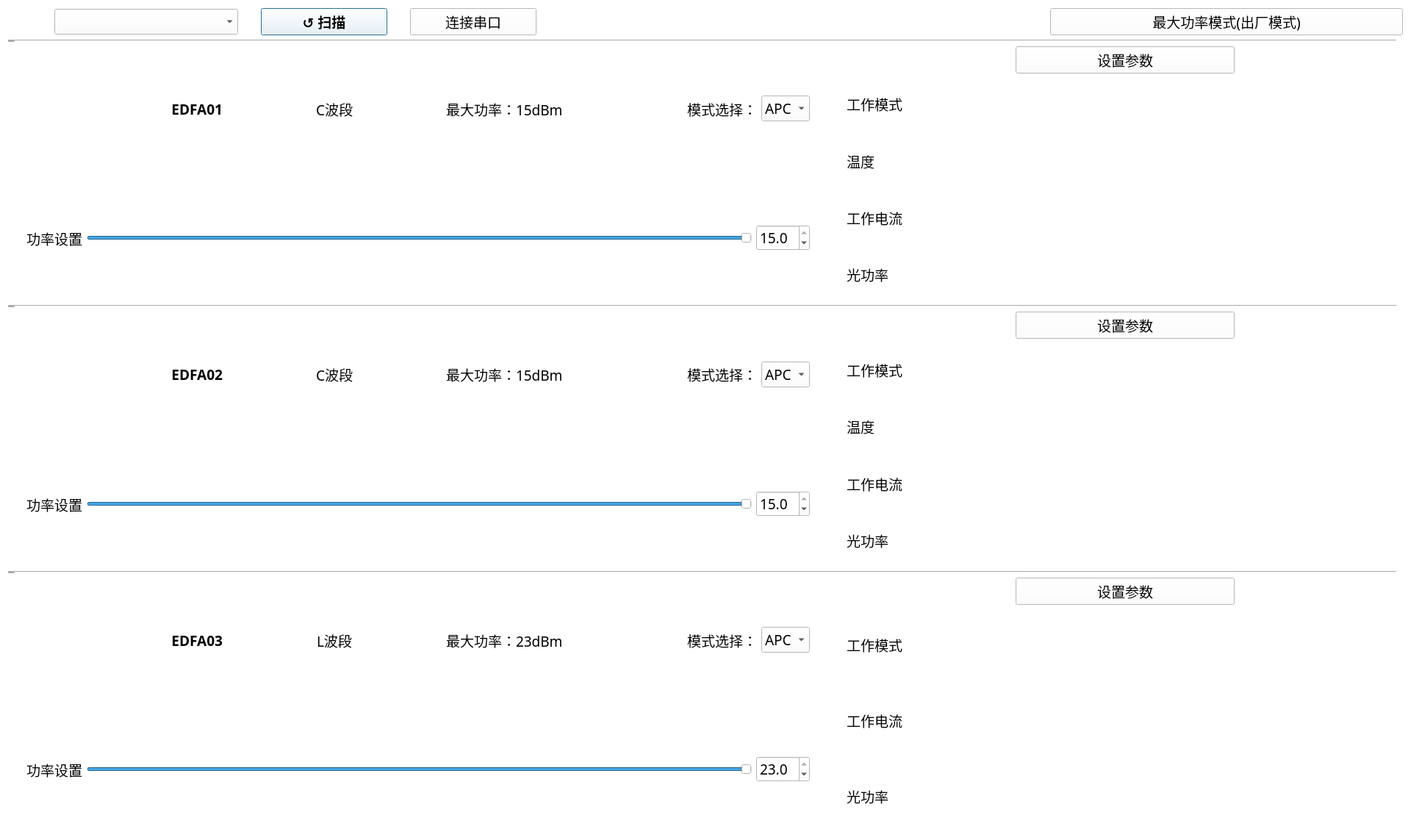
<?xml version="1.0" encoding="UTF-8"?>
<ui version="4.0">
 <class>DialogEDFA</class>
 <widget class="QDialog" name="DialogEDFA">
  <property name="geometry">
   <rect>
    <x>0</x>
    <y>0</y>
    <width>1920</width>
    <height>1143</height>
   </rect>
  </property>
  <property name="sizePolicy">
   <sizepolicy hsizetype="Maximum" vsizetype="Maximum">
    <horstretch>0</horstretch>
    <verstretch>0</verstretch>
   </sizepolicy>
  </property>
  <property name="minimumSize">
   <size>
    <width>1920</width>
    <height>1080</height>
   </size>
  </property>
  <property name="maximumSize">
   <size>
    <width>1920</width>
    <height>1143</height>
   </size>
  </property>
  <property name="windowTitle">
   <string>Dialog</string>
  </property>
  <property name="styleSheet">
   <string notr="true">background-color: rgb(255, 255, 255);</string>
  </property>
  <layout class="QHBoxLayout" name="horizontalLayout_10">
   <item>
    <layout class="QVBoxLayout" name="verticalLayout" stretch="0,0,1,0,1,0,1">
     <property name="sizeConstraint">
      <enum>QLayout::SetDefaultConstraint</enum>
     </property>
     <item>
      <layout class="QHBoxLayout" name="horizontalLayout_2" stretch="0,1,0,1,0,1,4,2">
       <property name="sizeConstraint">
        <enum>QLayout::SetMinAndMaxSize</enum>
       </property>
       <item>
        <widget class="QLabel" name="label_34">
         <property name="font">
          <font>
           <family>Source Code Pro</family>
           <pointsize>14</pointsize>
           <weight>75</weight>
           <bold>true</bold>
          </font>
         </property>
         <property name="styleSheet">
          <string notr="true">color: rgb(255, 255, 255);</string>
         </property>
         <property name="text">
          <string>口口口</string>
         </property>
         <property name="alignment">
          <set>Qt::AlignCenter</set>
         </property>
        </widget>
       </item>
       <item>
        <widget class="QComboBox" name="comboBox_port">
         <property name="minimumSize">
          <size>
           <width>250</width>
           <height>0</height>
          </size>
         </property>
         <property name="maximumSize">
          <size>
           <width>16777215</width>
           <height>16777215</height>
          </size>
         </property>
         <property name="font">
          <font>
           <family>黑体</family>
           <pointsize>14</pointsize>
          </font>
         </property>
         <property name="duplicatesEnabled">
          <bool>false</bool>
         </property>
        </widget>
       </item>
       <item>
        <widget class="QLabel" name="label_32">
         <property name="font">
          <font>
           <family>Source Code Pro</family>
           <pointsize>14</pointsize>
           <weight>75</weight>
           <bold>true</bold>
          </font>
         </property>
         <property name="styleSheet">
          <string notr="true">color: rgb(255, 255, 255);</string>
         </property>
         <property name="text">
          <string>口</string>
         </property>
         <property name="alignment">
          <set>Qt::AlignCenter</set>
         </property>
        </widget>
       </item>
       <item>
        <widget class="QPushButton" name="pushButton_scan">
         <property name="minimumSize">
          <size>
           <width>160</width>
           <height>0</height>
          </size>
         </property>
         <property name="font">
          <font>
           <family>黑体</family>
           <pointsize>14</pointsize>
           <weight>75</weight>
           <bold>true</bold>
          </font>
         </property>
         <property name="styleSheet">
          <string notr="true">border-color: rgb(63, 63, 63);</string>
         </property>
         <property name="text">
          <string>↺ 扫描</string>
         </property>
        </widget>
       </item>
       <item>
        <widget class="QLabel" name="label_33">
         <property name="font">
          <font>
           <family>Source Code Pro</family>
           <pointsize>14</pointsize>
           <weight>75</weight>
           <bold>true</bold>
          </font>
         </property>
         <property name="styleSheet">
          <string notr="true">color: rgb(255, 255, 255);</string>
         </property>
         <property name="text">
          <string>口</string>
         </property>
         <property name="alignment">
          <set>Qt::AlignCenter</set>
         </property>
        </widget>
       </item>
       <item>
        <widget class="QPushButton" name="pushButton_connect">
         <property name="minimumSize">
          <size>
           <width>160</width>
           <height>0</height>
          </size>
         </property>
         <property name="font">
          <font>
           <family>黑体</family>
           <pointsize>14</pointsize>
          </font>
         </property>
         <property name="text">
          <string>连接串口</string>
         </property>
        </widget>
       </item>
       <item>
        <widget class="QLabel" name="label_31">
         <property name="font">
          <font>
           <family>Source Code Pro</family>
           <pointsize>14</pointsize>
           <weight>75</weight>
           <bold>true</bold>
          </font>
         </property>
         <property name="styleSheet">
          <string notr="true">color: rgb(255, 255, 255);</string>
         </property>
         <property name="text">
          <string>口口</string>
         </property>
         <property name="alignment">
          <set>Qt::AlignCenter</set>
         </property>
        </widget>
       </item>
       <item>
        <widget class="QPushButton" name="pushButton_reset">
         <property name="minimumSize">
          <size>
           <width>480</width>
           <height>0</height>
          </size>
         </property>
         <property name="font">
          <font>
           <family>黑体</family>
           <pointsize>14</pointsize>
          </font>
         </property>
         <property name="text">
          <string>最大功率模式(出厂模式)</string>
         </property>
        </widget>
       </item>
      </layout>
     </item>
     <item>
      <widget class="Line" name="line">
       <property name="font">
        <font>
         <family>黑体</family>
         <pointsize>14</pointsize>
        </font>
       </property>
       <property name="lineWidth">
        <number>10</number>
       </property>
       <property name="orientation">
        <enum>Qt::Horizontal</enum>
       </property>
      </widget>
     </item>
     <item>
      <layout class="QHBoxLayout" name="horizontalLayout_3" stretch="3,2">
       <item>
        <layout class="QVBoxLayout" name="verticalLayout_3">
         <item>
          <layout class="QHBoxLayout" name="horizontalLayout_5" stretch="1,1,1,0,0,0,0">
           <item>
            <widget class="QLabel" name="label_4">
             <property name="font">
              <font>
               <family>Source Code Pro</family>
               <pointsize>14</pointsize>
               <weight>75</weight>
               <bold>true</bold>
              </font>
             </property>
             <property name="text">
              <string>EDFA01</string>
             </property>
             <property name="alignment">
              <set>Qt::AlignRight|Qt::AlignTrailing|Qt::AlignVCenter</set>
             </property>
            </widget>
           </item>
           <item>
            <widget class="QLabel" name="label_12">
             <property name="font">
              <font>
               <family>黑体</family>
               <pointsize>14</pointsize>
              </font>
             </property>
             <property name="text">
              <string>C波段</string>
             </property>
             <property name="alignment">
              <set>Qt::AlignCenter</set>
             </property>
            </widget>
           </item>
           <item>
            <widget class="QLabel" name="label_14">
             <property name="font">
              <font>
               <family>黑体</family>
               <pointsize>14</pointsize>
              </font>
             </property>
             <property name="text">
              <string>最大功率：15dBm</string>
             </property>
            </widget>
           </item>
           <item>
            <widget class="QLabel" name="label_2">
             <property name="styleSheet">
              <string notr="true">color: rgb(255, 255, 255);</string>
             </property>
             <property name="text">
              <string>口口</string>
             </property>
            </widget>
           </item>
           <item>
            <widget class="QLabel" name="label_10">
             <property name="font">
              <font>
               <family>黑体</family>
               <pointsize>14</pointsize>
              </font>
             </property>
             <property name="text">
              <string>模式选择：</string>
             </property>
            </widget>
           </item>
           <item>
            <widget class="QComboBox" name="comboBox_edfa01SetMode">
             <property name="font">
              <font>
               <family>Source Code Pro</family>
               <pointsize>14</pointsize>
              </font>
             </property>
             <property name="currentIndex">
              <number>1</number>
             </property>
             <item>
              <property name="text">
               <string>ACC</string>
              </property>
             </item>
             <item>
              <property name="text">
               <string>APC</string>
              </property>
             </item>
            </widget>
           </item>
           <item>
            <widget class="QLabel" name="label_19">
             <property name="font">
              <font>
               <family>Source Code Pro</family>
               <pointsize>14</pointsize>
               <weight>75</weight>
               <bold>true</bold>
              </font>
             </property>
             <property name="styleSheet">
              <string notr="true">color: rgb(255, 255, 255);</string>
             </property>
             <property name="text">
              <string>口口</string>
             </property>
             <property name="alignment">
              <set>Qt::AlignCenter</set>
             </property>
            </widget>
           </item>
          </layout>
         </item>
         <item>
          <layout class="QHBoxLayout" name="horizontalLayout_9">
           <item>
            <widget class="QLabel" name="label_5">
             <property name="font">
              <font>
               <family>Source Code Pro</family>
               <pointsize>14</pointsize>
               <weight>75</weight>
               <bold>true</bold>
              </font>
             </property>
             <property name="styleSheet">
              <string notr="true">color: rgb(255, 255, 255);</string>
             </property>
             <property name="text">
              <string>口</string>
             </property>
             <property name="alignment">
              <set>Qt::AlignCenter</set>
             </property>
            </widget>
           </item>
           <item>
            <widget class="QLabel" name="label_edfa01SetCurrentAndPower">
             <property name="font">
              <font>
               <family>黑体</family>
               <pointsize>14</pointsize>
              </font>
             </property>
             <property name="text">
              <string>功率设置</string>
             </property>
            </widget>
           </item>
           <item>
            <widget class="QSlider" name="horizontalSlider_edfa01SetCurrentAndPower">
             <property name="font">
              <font>
               <family>黑体</family>
               <pointsize>14</pointsize>
              </font>
             </property>
             <property name="minimum">
              <number>-700</number>
             </property>
             <property name="maximum">
              <number>150</number>
             </property>
             <property name="value">
              <number>150</number>
             </property>
             <property name="orientation">
              <enum>Qt::Horizontal</enum>
             </property>
            </widget>
           </item>
           <item>
            <widget class="QDoubleSpinBox" name="doubleSpinBox_edfa01SetCurrentAndPower">
             <property name="font">
              <font>
               <family>Source Code Pro</family>
               <pointsize>14</pointsize>
              </font>
             </property>
             <property name="decimals">
              <number>1</number>
             </property>
             <property name="minimum">
              <double>-70.000000000000000</double>
             </property>
             <property name="maximum">
              <double>15.000000000000000</double>
             </property>
             <property name="singleStep">
              <double>0.100000000000000</double>
             </property>
             <property name="value">
              <double>15.000000000000000</double>
             </property>
            </widget>
           </item>
           <item>
            <widget class="QLabel" name="label_20">
             <property name="font">
              <font>
               <family>Source Code Pro</family>
               <pointsize>14</pointsize>
               <weight>75</weight>
               <bold>true</bold>
              </font>
             </property>
             <property name="styleSheet">
              <string notr="true">color: rgb(255, 255, 255);</string>
             </property>
             <property name="text">
              <string>口口</string>
             </property>
             <property name="alignment">
              <set>Qt::AlignCenter</set>
             </property>
            </widget>
           </item>
          </layout>
         </item>
        </layout>
       </item>
       <item>
        <layout class="QVBoxLayout" name="verticalLayout_5" stretch="0,1">
         <item>
          <layout class="QHBoxLayout" name="horizontalLayout_8" stretch="3,4,3">
           <item>
            <widget class="QLabel" name="label_29">
             <property name="font">
              <font>
               <family>Source Code Pro</family>
               <pointsize>14</pointsize>
               <weight>75</weight>
               <bold>true</bold>
              </font>
             </property>
             <property name="styleSheet">
              <string notr="true">color: rgb(255, 255, 255);</string>
             </property>
             <property name="text">
              <string>口口</string>
             </property>
             <property name="alignment">
              <set>Qt::AlignCenter</set>
             </property>
            </widget>
           </item>
           <item>
            <widget class="QPushButton" name="pushButton_edfa01setParam">
             <property name="maximumSize">
              <size>
               <width>16777215</width>
               <height>16777215</height>
              </size>
             </property>
             <property name="font">
              <font>
               <family>黑体</family>
               <pointsize>14</pointsize>
              </font>
             </property>
             <property name="text">
              <string>设置参数</string>
             </property>
            </widget>
           </item>
           <item>
            <widget class="QLabel" name="label_30">
             <property name="font">
              <font>
               <family>Source Code Pro</family>
               <pointsize>14</pointsize>
               <weight>75</weight>
               <bold>true</bold>
              </font>
             </property>
             <property name="styleSheet">
              <string notr="true">color: rgb(255, 255, 255);</string>
             </property>
             <property name="text">
              <string>口口</string>
             </property>
             <property name="alignment">
              <set>Qt::AlignCenter</set>
             </property>
            </widget>
           </item>
          </layout>
         </item>
         <item>
          <layout class="QVBoxLayout" name="verticalLayout_9">
           <item>
            <widget class="QLabel" name="labelEdfa01MonitorWorkMode">
             <property name="font">
              <font>
               <family>黑体</family>
               <pointsize>14</pointsize>
              </font>
             </property>
             <property name="text">
              <string>工作模式</string>
             </property>
            </widget>
           </item>
           <item>
            <widget class="QLabel" name="labelEdfa01MonitorTemperature">
             <property name="font">
              <font>
               <family>黑体</family>
               <pointsize>14</pointsize>
              </font>
             </property>
             <property name="text">
              <string>温度</string>
             </property>
            </widget>
           </item>
           <item>
            <widget class="QLabel" name="labelEdfa01MonitorCurrent">
             <property name="font">
              <font>
               <family>黑体</family>
               <pointsize>14</pointsize>
              </font>
             </property>
             <property name="text">
              <string>工作电流</string>
             </property>
            </widget>
           </item>
           <item>
            <widget class="QLabel" name="labelEdfa01MonitorPower">
             <property name="font">
              <font>
               <family>黑体</family>
               <pointsize>14</pointsize>
              </font>
             </property>
             <property name="text">
              <string>光功率</string>
             </property>
            </widget>
           </item>
          </layout>
         </item>
        </layout>
       </item>
      </layout>
     </item>
     <item>
      <widget class="Line" name="line_2">
       <property name="font">
        <font>
         <family>黑体</family>
         <pointsize>14</pointsize>
        </font>
       </property>
       <property name="lineWidth">
        <number>10</number>
       </property>
       <property name="orientation">
        <enum>Qt::Horizontal</enum>
       </property>
      </widget>
     </item>
     <item>
      <layout class="QHBoxLayout" name="horizontalLayout_4" stretch="3,2">
       <item>
        <layout class="QVBoxLayout" name="verticalLayout_4">
         <item>
          <layout class="QHBoxLayout" name="horizontalLayout_6" stretch="1,1,1,0,0,0,0">
           <item>
            <widget class="QLabel" name="label_6">
             <property name="font">
              <font>
               <family>Source Code Pro</family>
               <pointsize>14</pointsize>
               <weight>75</weight>
               <bold>true</bold>
              </font>
             </property>
             <property name="text">
              <string>EDFA02</string>
             </property>
             <property name="alignment">
              <set>Qt::AlignRight|Qt::AlignTrailing|Qt::AlignVCenter</set>
             </property>
            </widget>
           </item>
           <item>
            <widget class="QLabel" name="label_7">
             <property name="font">
              <font>
               <family>黑体</family>
               <pointsize>14</pointsize>
              </font>
             </property>
             <property name="text">
              <string>C波段</string>
             </property>
             <property name="alignment">
              <set>Qt::AlignCenter</set>
             </property>
            </widget>
           </item>
           <item>
            <widget class="QLabel" name="label_9">
             <property name="font">
              <font>
               <family>黑体</family>
               <pointsize>14</pointsize>
              </font>
             </property>
             <property name="text">
              <string>最大功率：15dBm</string>
             </property>
            </widget>
           </item>
           <item>
            <widget class="QLabel" name="label">
             <property name="styleSheet">
              <string notr="true">color: rgb(255, 255, 255);</string>
             </property>
             <property name="text">
              <string>口口</string>
             </property>
            </widget>
           </item>
           <item>
            <widget class="QLabel" name="label_11">
             <property name="font">
              <font>
               <family>黑体</family>
               <pointsize>14</pointsize>
              </font>
             </property>
             <property name="text">
              <string>模式选择：</string>
             </property>
            </widget>
           </item>
           <item>
            <widget class="QComboBox" name="comboBox_edfa02SetMode">
             <property name="font">
              <font>
               <family>Source Code Pro</family>
               <pointsize>14</pointsize>
              </font>
             </property>
             <property name="currentIndex">
              <number>1</number>
             </property>
             <item>
              <property name="text">
               <string>ACC</string>
              </property>
             </item>
             <item>
              <property name="text">
               <string>APC</string>
              </property>
             </item>
            </widget>
           </item>
           <item>
            <widget class="QLabel" name="label_21">
             <property name="font">
              <font>
               <family>Source Code Pro</family>
               <pointsize>14</pointsize>
               <weight>75</weight>
               <bold>true</bold>
              </font>
             </property>
             <property name="styleSheet">
              <string notr="true">color: rgb(255, 255, 255);</string>
             </property>
             <property name="text">
              <string>口口</string>
             </property>
             <property name="alignment">
              <set>Qt::AlignCenter</set>
             </property>
            </widget>
           </item>
          </layout>
         </item>
         <item>
          <layout class="QHBoxLayout" name="horizontalLayout_13">
           <item>
            <widget class="QLabel" name="label_17">
             <property name="font">
              <font>
               <family>Source Code Pro</family>
               <pointsize>14</pointsize>
               <weight>75</weight>
               <bold>true</bold>
              </font>
             </property>
             <property name="styleSheet">
              <string notr="true">color: rgb(255, 255, 255);</string>
             </property>
             <property name="text">
              <string>口</string>
             </property>
             <property name="alignment">
              <set>Qt::AlignCenter</set>
             </property>
            </widget>
           </item>
           <item>
            <widget class="QLabel" name="label_edfa02SetCurrentAndPower">
             <property name="font">
              <font>
               <family>黑体</family>
               <pointsize>14</pointsize>
              </font>
             </property>
             <property name="text">
              <string>功率设置</string>
             </property>
            </widget>
           </item>
           <item>
            <widget class="QSlider" name="horizontalSlider_edfa02SetCurrentAndPower">
             <property name="font">
              <font>
               <family>黑体</family>
               <pointsize>14</pointsize>
              </font>
             </property>
             <property name="minimum">
              <number>-700</number>
             </property>
             <property name="maximum">
              <number>150</number>
             </property>
             <property name="value">
              <number>150</number>
             </property>
             <property name="orientation">
              <enum>Qt::Horizontal</enum>
             </property>
            </widget>
           </item>
           <item>
            <widget class="QDoubleSpinBox" name="doubleSpinBox_edfa02SetCurrentAndPower">
             <property name="font">
              <font>
               <family>Source Code Pro</family>
               <pointsize>14</pointsize>
              </font>
             </property>
             <property name="decimals">
              <number>1</number>
             </property>
             <property name="minimum">
              <double>-70.000000000000000</double>
             </property>
             <property name="maximum">
              <double>15.000000000000000</double>
             </property>
             <property name="singleStep">
              <double>0.100000000000000</double>
             </property>
             <property name="value">
              <double>15.000000000000000</double>
             </property>
            </widget>
           </item>
           <item>
            <widget class="QLabel" name="label_22">
             <property name="font">
              <font>
               <family>Source Code Pro</family>
               <pointsize>14</pointsize>
               <weight>75</weight>
               <bold>true</bold>
              </font>
             </property>
             <property name="styleSheet">
              <string notr="true">color: rgb(255, 255, 255);</string>
             </property>
             <property name="text">
              <string>口口</string>
             </property>
             <property name="alignment">
              <set>Qt::AlignCenter</set>
             </property>
            </widget>
           </item>
          </layout>
         </item>
        </layout>
       </item>
       <item>
        <layout class="QVBoxLayout" name="verticalLayout_12" stretch="0,1">
         <item>
          <layout class="QHBoxLayout" name="horizontalLayout_7" stretch="3,4,3">
           <item>
            <widget class="QLabel" name="label_27">
             <property name="font">
              <font>
               <family>Source Code Pro</family>
               <pointsize>14</pointsize>
               <weight>75</weight>
               <bold>true</bold>
              </font>
             </property>
             <property name="styleSheet">
              <string notr="true">color: rgb(255, 255, 255);</string>
             </property>
             <property name="text">
              <string>口口</string>
             </property>
             <property name="alignment">
              <set>Qt::AlignCenter</set>
             </property>
            </widget>
           </item>
           <item>
            <widget class="QPushButton" name="pushButton_edfa02setParam">
             <property name="maximumSize">
              <size>
               <width>16777215</width>
               <height>16777215</height>
              </size>
             </property>
             <property name="font">
              <font>
               <family>黑体</family>
               <pointsize>14</pointsize>
              </font>
             </property>
             <property name="text">
              <string>设置参数</string>
             </property>
            </widget>
           </item>
           <item>
            <widget class="QLabel" name="label_28">
             <property name="font">
              <font>
               <family>Source Code Pro</family>
               <pointsize>14</pointsize>
               <weight>75</weight>
               <bold>true</bold>
              </font>
             </property>
             <property name="styleSheet">
              <string notr="true">color: rgb(255, 255, 255);</string>
             </property>
             <property name="text">
              <string>口口</string>
             </property>
             <property name="alignment">
              <set>Qt::AlignCenter</set>
             </property>
            </widget>
           </item>
          </layout>
         </item>
         <item>
          <layout class="QVBoxLayout" name="verticalLayout_14">
           <item>
            <widget class="QLabel" name="labelEdfa02MonitorWorkMode">
             <property name="font">
              <font>
               <family>黑体</family>
               <pointsize>14</pointsize>
              </font>
             </property>
             <property name="text">
              <string>工作模式</string>
             </property>
            </widget>
           </item>
           <item>
            <widget class="QLabel" name="labelEdfa02MonitorTemperature">
             <property name="font">
              <font>
               <family>黑体</family>
               <pointsize>14</pointsize>
              </font>
             </property>
             <property name="text">
              <string>温度</string>
             </property>
            </widget>
           </item>
           <item>
            <widget class="QLabel" name="labelEdfa02MonitorCurrent">
             <property name="font">
              <font>
               <family>黑体</family>
               <pointsize>14</pointsize>
              </font>
             </property>
             <property name="text">
              <string>工作电流</string>
             </property>
            </widget>
           </item>
           <item>
            <widget class="QLabel" name="labelEdfa02MonitorPower">
             <property name="font">
              <font>
               <family>黑体</family>
               <pointsize>14</pointsize>
              </font>
             </property>
             <property name="text">
              <string>光功率</string>
             </property>
            </widget>
           </item>
          </layout>
         </item>
        </layout>
       </item>
      </layout>
     </item>
     <item>
      <widget class="Line" name="line_3">
       <property name="font">
        <font>
         <family>黑体</family>
         <pointsize>14</pointsize>
        </font>
       </property>
       <property name="lineWidth">
        <number>10</number>
       </property>
       <property name="orientation">
        <enum>Qt::Horizontal</enum>
       </property>
      </widget>
     </item>
     <item>
      <layout class="QHBoxLayout" name="horizontalLayout_edfa03" stretch="3,2">
       <item>
        <layout class="QVBoxLayout" name="verticalLayout_15">
         <item>
          <layout class="QHBoxLayout" name="horizontalLayout_16" stretch="1,1,1,0,0,0,0">
           <item>
            <widget class="QLabel" name="label_8">
             <property name="font">
              <font>
               <family>Source Code Pro</family>
               <pointsize>14</pointsize>
               <weight>75</weight>
               <bold>true</bold>
              </font>
             </property>
             <property name="text">
              <string>EDFA03</string>
             </property>
             <property name="alignment">
              <set>Qt::AlignRight|Qt::AlignTrailing|Qt::AlignVCenter</set>
             </property>
            </widget>
           </item>
           <item>
            <widget class="QLabel" name="label_15">
             <property name="font">
              <font>
               <family>黑体</family>
               <pointsize>14</pointsize>
              </font>
             </property>
             <property name="text">
              <string>L波段</string>
             </property>
             <property name="alignment">
              <set>Qt::AlignCenter</set>
             </property>
            </widget>
           </item>
           <item>
            <widget class="QLabel" name="label_16">
             <property name="font">
              <font>
               <family>黑体</family>
               <pointsize>14</pointsize>
              </font>
             </property>
             <property name="text">
              <string>最大功率：23dBm</string>
             </property>
            </widget>
           </item>
           <item>
            <widget class="QLabel" name="label_3">
             <property name="styleSheet">
              <string notr="true">color: rgb(255, 255, 255);</string>
             </property>
             <property name="text">
              <string>口口</string>
             </property>
            </widget>
           </item>
           <item>
            <widget class="QLabel" name="label_13">
             <property name="font">
              <font>
               <family>黑体</family>
               <pointsize>14</pointsize>
              </font>
             </property>
             <property name="text">
              <string>模式选择：</string>
             </property>
             <property name="alignment">
              <set>Qt::AlignRight|Qt::AlignTrailing|Qt::AlignVCenter</set>
             </property>
            </widget>
           </item>
           <item>
            <widget class="QComboBox" name="comboBox_edfa03SetMode">
             <property name="font">
              <font>
               <family>Source Code Pro</family>
               <pointsize>14</pointsize>
              </font>
             </property>
             <property name="currentIndex">
              <number>1</number>
             </property>
             <item>
              <property name="text">
               <string>ACC</string>
              </property>
             </item>
             <item>
              <property name="text">
               <string>APC</string>
              </property>
             </item>
            </widget>
           </item>
           <item>
            <widget class="QLabel" name="label_23">
             <property name="font">
              <font>
               <family>Source Code Pro</family>
               <pointsize>14</pointsize>
               <weight>75</weight>
               <bold>true</bold>
              </font>
             </property>
             <property name="styleSheet">
              <string notr="true">color: rgb(255, 255, 255);</string>
             </property>
             <property name="text">
              <string>口口</string>
             </property>
             <property name="alignment">
              <set>Qt::AlignCenter</set>
             </property>
            </widget>
           </item>
          </layout>
         </item>
         <item>
          <layout class="QHBoxLayout" name="horizontalLayout_19">
           <item>
            <widget class="QLabel" name="label_18">
             <property name="font">
              <font>
               <family>Source Code Pro</family>
               <pointsize>14</pointsize>
               <weight>75</weight>
               <bold>true</bold>
              </font>
             </property>
             <property name="styleSheet">
              <string notr="true">color: rgb(255, 255, 255);</string>
             </property>
             <property name="text">
              <string>口</string>
             </property>
             <property name="alignment">
              <set>Qt::AlignCenter</set>
             </property>
            </widget>
           </item>
           <item>
            <widget class="QLabel" name="label_edfa03SetCurrentAndPower">
             <property name="font">
              <font>
               <family>黑体</family>
               <pointsize>14</pointsize>
              </font>
             </property>
             <property name="text">
              <string>功率设置</string>
             </property>
            </widget>
           </item>
           <item>
            <widget class="QSlider" name="horizontalSlider_edfa03SetCurrentAndPower">
             <property name="font">
              <font>
               <family>黑体</family>
               <pointsize>14</pointsize>
               <weight>50</weight>
               <bold>false</bold>
              </font>
             </property>
             <property name="minimum">
              <number>-700</number>
             </property>
             <property name="maximum">
              <number>230</number>
             </property>
             <property name="value">
              <number>230</number>
             </property>
             <property name="orientation">
              <enum>Qt::Horizontal</enum>
             </property>
             <property name="tickPosition">
              <enum>QSlider::NoTicks</enum>
             </property>
            </widget>
           </item>
           <item>
            <widget class="QDoubleSpinBox" name="doubleSpinBox_edfa03SetCurrentAndPower">
             <property name="font">
              <font>
               <family>Source Code Pro</family>
               <pointsize>14</pointsize>
              </font>
             </property>
             <property name="decimals">
              <number>1</number>
             </property>
             <property name="minimum">
              <double>-70.000000000000000</double>
             </property>
             <property name="maximum">
              <double>23.000000000000000</double>
             </property>
             <property name="singleStep">
              <double>0.100000000000000</double>
             </property>
             <property name="value">
              <double>23.000000000000000</double>
             </property>
            </widget>
           </item>
           <item>
            <widget class="QLabel" name="label_24">
             <property name="font">
              <font>
               <family>Source Code Pro</family>
               <pointsize>14</pointsize>
               <weight>75</weight>
               <bold>true</bold>
              </font>
             </property>
             <property name="styleSheet">
              <string notr="true">color: rgb(255, 255, 255);</string>
             </property>
             <property name="text">
              <string>口口</string>
             </property>
             <property name="alignment">
              <set>Qt::AlignCenter</set>
             </property>
            </widget>
           </item>
          </layout>
         </item>
        </layout>
       </item>
       <item>
        <layout class="QVBoxLayout" name="verticalLayout_18" stretch="0,1">
         <item>
          <layout class="QHBoxLayout" name="horizontalLayout" stretch="3,4,3">
           <item>
            <widget class="QLabel" name="label_25">
             <property name="font">
              <font>
               <family>Source Code Pro</family>
               <pointsize>14</pointsize>
               <weight>75</weight>
               <bold>true</bold>
              </font>
             </property>
             <property name="styleSheet">
              <string notr="true">color: rgb(255, 255, 255);</string>
             </property>
             <property name="text">
              <string>口口</string>
             </property>
             <property name="alignment">
              <set>Qt::AlignCenter</set>
             </property>
            </widget>
           </item>
           <item>
            <widget class="QPushButton" name="pushButton_edfa03setParam">
             <property name="maximumSize">
              <size>
               <width>16777215</width>
               <height>16777215</height>
              </size>
             </property>
             <property name="font">
              <font>
               <family>黑体</family>
               <pointsize>14</pointsize>
              </font>
             </property>
             <property name="text">
              <string>设置参数</string>
             </property>
            </widget>
           </item>
           <item>
            <widget class="QLabel" name="label_26">
             <property name="font">
              <font>
               <family>Source Code Pro</family>
               <pointsize>14</pointsize>
               <weight>75</weight>
               <bold>true</bold>
              </font>
             </property>
             <property name="styleSheet">
              <string notr="true">color: rgb(255, 255, 255);</string>
             </property>
             <property name="text">
              <string>口口</string>
             </property>
             <property name="alignment">
              <set>Qt::AlignCenter</set>
             </property>
            </widget>
           </item>
          </layout>
         </item>
         <item>
          <layout class="QVBoxLayout" name="verticalLayout_20">
           <item>
            <widget class="QLabel" name="labelEdfa03MonitorWorkMode">
             <property name="font">
              <font>
               <family>黑体</family>
               <pointsize>14</pointsize>
              </font>
             </property>
             <property name="text">
              <string>工作模式</string>
             </property>
            </widget>
           </item>
           <item>
            <widget class="QLabel" name="labelEdfa03MonitorCurrent">
             <property name="font">
              <font>
               <family>黑体</family>
               <pointsize>14</pointsize>
              </font>
             </property>
             <property name="text">
              <string>工作电流</string>
             </property>
            </widget>
           </item>
           <item>
            <widget class="QLabel" name="labelEdfa03MonitorPower">
             <property name="font">
              <font>
               <family>黑体</family>
               <pointsize>14</pointsize>
              </font>
             </property>
             <property name="text">
              <string>光功率</string>
             </property>
            </widget>
           </item>
          </layout>
         </item>
        </layout>
       </item>
      </layout>
     </item>
    </layout>
   </item>
  </layout>
 </widget>
 <resources/>
 <connections/>
</ui>
